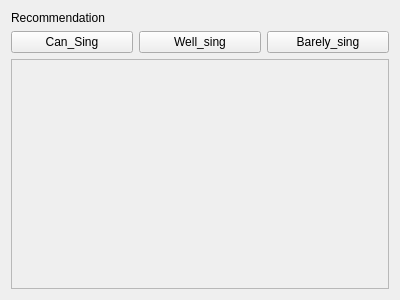
<?xml version="1.0" encoding="UTF-8"?>
<ui version="4.0">
 <class>Form</class>
 <widget class="QWidget" name="Form">
  <property name="geometry">
   <rect>
    <x>0</x>
    <y>0</y>
    <width>400</width>
    <height>300</height>
   </rect>
  </property>
  <property name="windowTitle">
   <string>Form</string>
  </property>
  <layout class="QHBoxLayout" name="horizontalLayout">
   <item>
    <layout class="QVBoxLayout" name="verticalLayout">
     <item>
      <widget class="QLabel" name="label">
       <property name="text">
        <string>Recommendation</string>
       </property>
      </widget>
     </item>
     <item>
      <layout class="QHBoxLayout" name="horizontalLayout_4">
       <item>
        <widget class="QPushButton" name="pushButton_3">
         <property name="text">
          <string>Can_Sing</string>
         </property>
        </widget>
       </item>
       <item>
        <widget class="QPushButton" name="pushButton_2">
         <property name="text">
          <string>Well_sing</string>
         </property>
        </widget>
       </item>
       <item>
        <widget class="QPushButton" name="pushButton">
         <property name="text">
          <string>Barely_sing</string>
         </property>
        </widget>
       </item>
      </layout>
     </item>
     <item>
      <widget class="QScrollArea" name="scrollArea">
       <property name="widgetResizable">
        <bool>true</bool>
       </property>
       <widget class="QWidget" name="scrollAreaWidgetContents_2">
        <property name="geometry">
         <rect>
          <x>0</x>
          <y>0</y>
          <width>378</width>
          <height>229</height>
         </rect>
        </property>
       </widget>
      </widget>
     </item>
    </layout>
   </item>
  </layout>
 </widget>
 <resources/>
 <connections/>
</ui>
